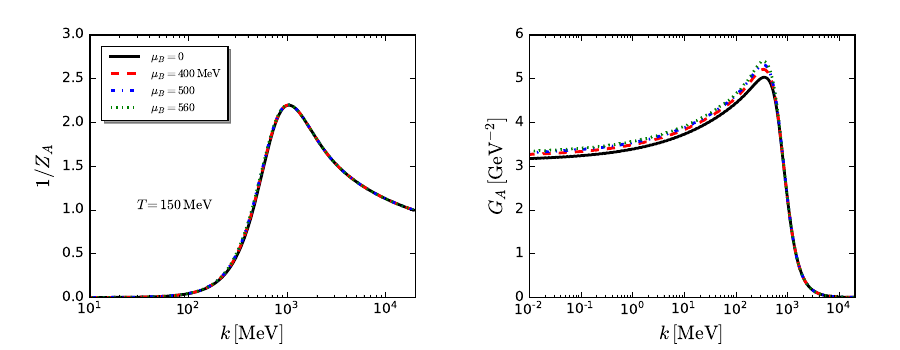

The Python source for this figure:
#!/usr/bin/env python
# -*- coding: utf-8 -*-
# sphinx_gallery_thumbnail_number = 3

import matplotlib.pyplot as plt
import numpy as np
from matplotlib.ticker import NullFormatter  # useful for `logit` scale
import matplotlib.ticker as ticker
import matplotlib as mpl

mpl.style.use('classic')


# Data for plotting
r=1.e3

k_T1_muB0=np.loadtxt('T-muB/T1-muB0/kMeV.dat')
ZA_T1_muB0=np.loadtxt('T-muB/T1-muB0/ZA.dat')
inZA_T1_muB0=1/ZA_T1_muB0
GA_T1_muB0=1/(ZA_T1_muB0*k_T1_muB0**2)*r**2

k_T150_muB0=np.loadtxt('T-muB/T158-muB0/kMeV.dat')
ZA_T150_muB0=np.loadtxt('T-muB/T158-muB0/ZA.dat')
inZA_T150_muB0=1/ZA_T150_muB0
GA_T150_muB0=1/(ZA_T150_muB0*k_T150_muB0**2)*r**2

k_T150_muB400=np.loadtxt('T-muB/T158-muB420/kMeV.dat')
ZA_T150_muB400=np.loadtxt('T-muB/T158-muB420/ZA.dat')
inZA_T150_muB400=1/ZA_T150_muB400
GA_T150_muB400=1/(ZA_T150_muB400*k_T150_muB400**2)*r**2

k_T150_muB500=np.loadtxt('T-muB/T158-muB525/kMeV.dat')
ZA_T150_muB500=np.loadtxt('T-muB/T158-muB525/ZA.dat')
inZA_T150_muB500=1/ZA_T150_muB500
GA_T150_muB500=1/(ZA_T150_muB500*k_T150_muB500**2)*r**2

k_T150_muB560=np.loadtxt('T-muB/T158-muB589/kMeV.dat')
ZA_T150_muB560=np.loadtxt('T-muB/T158-muB589/ZA.dat')
inZA_T150_muB560=1/ZA_T150_muB560
GA_T150_muB560=1/(ZA_T150_muB560*k_T150_muB560**2)*r**2



k_T200_muB0=np.loadtxt('T-muB/T210-muB0/kMeV.dat')
ZA_T200_muB0=np.loadtxt('T-muB/T210-muB0/ZA.dat')
inZA_T200_muB0=1/ZA_T200_muB0
GA_T200_muB0=1/(ZA_T200_muB0*k_T200_muB0**2)*r**2

k_T280_muB0=np.loadtxt('T-muB/T294-muB0/kMeV.dat')
ZA_T280_muB0=np.loadtxt('T-muB/T294-muB0/ZA.dat')
inZA_T280_muB0=1/ZA_T280_muB0
GA_T280_muB0=1/(ZA_T280_muB0*k_T280_muB0**2)*r**2

Unit_Nf2p1=0.951599

# Create figure
fig=plt.figure(figsize=(9., 3.5))
ax1=fig.add_subplot(121)

ax1.plot(k_T150_muB0*Unit_Nf2p1,inZA_T150_muB0,'k-',linewidth=2,markersize=5,label=r'$\mu_B=0$')
ax1.plot(k_T150_muB400*Unit_Nf2p1,inZA_T150_muB400,'r--',linewidth=2,markersize=5,label=r'$\mu_B=400\,\mathrm{MeV}$')
ax1.plot(k_T150_muB500*Unit_Nf2p1,inZA_T150_muB500,'b-.',linewidth=2,markersize=5,label=r'$\mu_B=500$')
ax1.plot(k_T150_muB560*Unit_Nf2p1,inZA_T150_muB560,'g:',linewidth=2,markersize=5,label=r'$\mu_B=560$')
ax1.text(30, 1, r'$T=150\,\mathrm{MeV}$',fontsize=10, color='k')


ax1.axis([10,20000,0,3])
ax1.set_xscale('log')

ax1.set_xlabel('$k\,[\mathrm{MeV}]$', fontsize=14, color='black')
ax1.set_ylabel(r'$1/Z_A$', fontsize=14, color='black')

ax1.legend(loc=0,fontsize='x-small',frameon=True,shadow=True,handlelength=3.,borderpad=0.5,borderaxespad=1)

for label in ax1.xaxis.get_ticklabels():
    label.set_fontsize(10)
for label in ax1.yaxis.get_ticklabels():
    label.set_fontsize(10)


# Plot two
ax2=fig.add_subplot(122)

ax2.plot(k_T150_muB0*Unit_Nf2p1,GA_T150_muB0/Unit_Nf2p1**2,'k-',linewidth=2,markersize=5,label=r'$\mu_B=0$')
ax2.plot(k_T150_muB400*Unit_Nf2p1,GA_T150_muB400/Unit_Nf2p1**2,'r--',linewidth=2,markersize=5,label=r'$\mu_B=400\,\mathrm{MeV}$')
ax2.plot(k_T150_muB500*Unit_Nf2p1,GA_T150_muB500/Unit_Nf2p1**2,'b-.',linewidth=2,markersize=5,label=r'$\mu_B=500$')
ax2.plot(k_T150_muB560*Unit_Nf2p1,GA_T150_muB560/Unit_Nf2p1**2,'g:',linewidth=2,markersize=5,label=r'$\mu_B=560$')
ax2.axis([0.01,20000,0,6])
ax2.set_xscale('log')

ax2.set_xlabel('$k\,[\mathrm{MeV}]$', fontsize=14, color='black')
ax2.set_ylabel(r'$G_A\,[{\mathrm{GeV}}^{-2}]$', fontsize=14, color='black')

#ax2.legend(loc=0,fontsize='x-small',frameon=True,shadow=True,handlelength=3.,borderpad=0.5,borderaxespad=1)

for label in ax2.xaxis.get_ticklabels():
    label.set_fontsize(10)
for label in ax2.yaxis.get_ticklabels():
    label.set_fontsize(10)

#for ax in fig.axes:
#    ax.grid(True)

# Format the minor tick labels of the y-axis into empty strings with
# `NullFormatter`, to avoid cumbering the axis with too many labels.
#plt.gca().yaxis.set_minor_formatter(NullFormatter())
# Adjust the subplot layout, because the logit one may take more space
# than usual, due to y-tick labels like "1 - 10^{-3}"
fig.subplots_adjust(top=0.9, bottom=0.15, left=0.10, right=0.95, hspace=0.35,
                    wspace=0.35)


fig.savefig("inZA_muB.pdf")

#plt.show()
